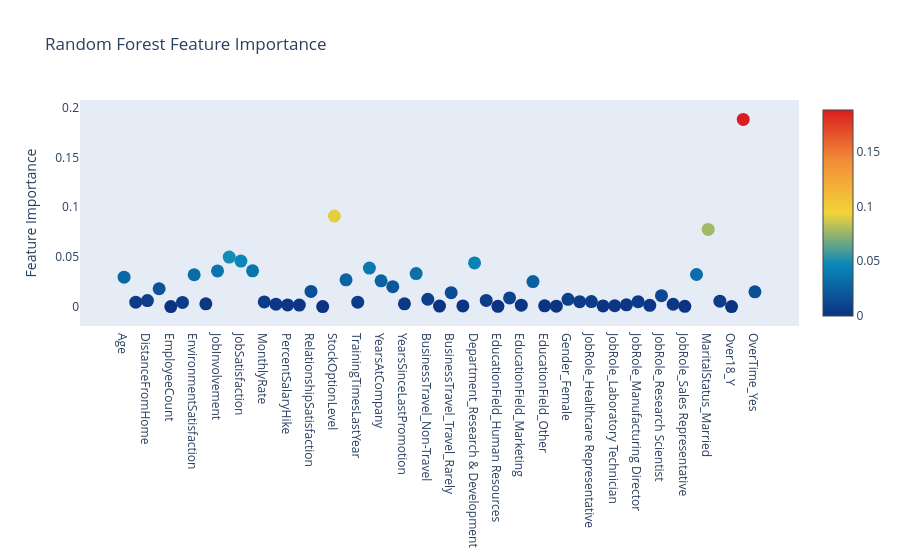

Notebook source saved alongside this figure:
### Code cell
trace = go.Scatter(
    y = rf.feature_importances_,
    x = attrition_final.columns.values,
    mode='markers',
    marker=dict(
        sizemode = 'diameter',
        sizeref = 1,
        size = 13,
        #size= rf.feature_importances_,
        #color = np.random.randn(500), #set color equal to a variable
        color = rf.feature_importances_,
        colorscale='Portland',
        showscale=True
    ),
    text = attrition_final.columns.values
)
data = [trace]

layout= go.Layout(
    autosize= True,
    title= 'Random Forest Feature Importance',
    hovermode= 'closest',
     xaxis= dict(
         ticklen= 5,
         showgrid=False,
        zeroline=False,
        showline=False
     ),
    yaxis=dict(
        title= 'Feature Importance',
        showgrid=False,
        zeroline=False,
        ticklen= 5,
        gridwidth= 2
    ),
    showlegend= False
)
fig = go.Figure(data=data, layout=layout)
py.iplot(fig,filename='scatter2010')

### Figure 1 — Plotly figure (JSON) as saved in the notebook; plotly's stock layout.template omitted (floating-point values rounded to 4 significant figures)
{"data": [{"marker": {"color": [0.02952, 0.004468, 0.006009, 0.01793, 0, 0.004204, 0.03198, 0.002771, 0.03582, 0.04975, 0.04578, 0.03598, 0.004709, 0.002403, 0.001685, 0.001519, 0.01518, 0, 0.09093, 0.02693, 0.004411, 0.03871, 0.02585, 0.02, 0.002716, 0.03321, 0.007361, 0.0004821, 0.01402, 0.0006231, 0.04384, 0.00623, 0.0002691, 0.008691, 0.001424, 0.0251, 0.0008024, 0.000387, 0.007289, 0.004947, 0.005012, 0.0006473, 0.0008497, 0.001805, 0.004882, 0.001301, 0.01093, 0.002347, 0.0002237, 0.03226, 0.07752, 0.00544, 0, 0.1881, 0.01478], "colorscale": [[0, "rgb(12,51,131)"], [0.25, "rgb(10,136,186)"], [0.5, "rgb(242,211,56)"], [0.75, "rgb(242,143,56)"], [1, "rgb(217,30,30)"]], "showscale": true, "size": 13, "sizemode": "diameter", "sizeref": 1}, "mode": "markers", "text": ["Age", "DailyRate", "DistanceFromHome", "Education", "EmployeeCount", "EmployeeNumber", "EnvironmentSatisfaction", "HourlyRate", "JobInvolvement", "JobLevel", "JobSatisfaction", "MonthlyIncome", "MonthlyRate", "NumCompaniesWorked", "PercentSalaryHike", "PerformanceRating", "RelationshipSatisfaction", "StandardHours", "StockOptionLevel", "TotalWorkingYears", "TrainingTimesLastYear", "WorkLifeBalance", "YearsAtCompany", "YearsInCurrentRole", "YearsSinceLastPromotion", "YearsWithCurrManager", "BusinessTravel_Non-Travel", "BusinessTravel_Travel_Frequently", "BusinessTravel_Travel_Rarely", "Department_Human Resources", "Department_Research & Development", "Department_Sales", "EducationField_Human Resources", "EducationField_Life Sciences", "EducationField_Marketing", "EducationField_Medical", "EducationField_Other", "EducationField_Technical Degree", "Gender_Female", "Gender_Male", "JobRole_Healthcare Representative", "JobRole_Human Resources", "JobRole_Laboratory Technician", "JobRole_Manager", "JobRole_Manufacturing Director", "JobRole_Research Director", "JobRole_Research Scientist", "JobRole_Sales Executive", "JobRole_Sales Representative", "MaritalStatus_Divorced", "MaritalStatus_Married", "MaritalStatus_Single", "Over18_Y", "OverTime_No", "OverTime_Yes"], "x": ["Age", "DailyRate", "DistanceFromHome", "Education", "EmployeeCount", "EmployeeNumber", "EnvironmentSatisfaction", "HourlyRate", "JobInvolvement", "JobLevel", "JobSatisfaction", "MonthlyIncome", "MonthlyRate", "NumCompaniesWorked", "PercentSalaryHike", "PerformanceRating", "RelationshipSatisfaction", "StandardHours", "StockOptionLevel", "TotalWorkingYears", "TrainingTimesLastYear", "WorkLifeBalance", "YearsAtCompany", "YearsInCurrentRole", "YearsSinceLastPromotion", "YearsWithCurrManager", "BusinessTravel_Non-Travel", "BusinessTravel_Travel_Frequently", "BusinessTravel_Travel_Rarely", "Department_Human Resources", "Department_Research & Development", "Department_Sales", "EducationField_Human Resources", "EducationField_Life Sciences", "EducationField_Marketing", "EducationField_Medical", "EducationField_Other", "EducationField_Technical Degree", "Gender_Female", "Gender_Male", "JobRole_Healthcare Representative", "JobRole_Human Resources", "JobRole_Laboratory Technician", "JobRole_Manager", "JobRole_Manufacturing Director", "JobRole_Research Director", "JobRole_Research Scientist", "JobRole_Sales Executive", "JobRole_Sales Representative", "MaritalStatus_Divorced", "MaritalStatus_Married", "MaritalStatus_Single", "Over18_Y", "OverTime_No", "OverTime_Yes"], "y": [0.02952, 0.004468, 0.006009, 0.01793, 0, 0.004204, 0.03198, 0.002771, 0.03582, 0.04975, 0.04578, 0.03598, 0.004709, 0.002403, 0.001685, 0.001519, 0.01518, 0, 0.09093, 0.02693, 0.004411, 0.03871, 0.02585, 0.02, 0.002716, 0.03321, 0.007361, 0.0004821, 0.01402, 0.0006231, 0.04384, 0.00623, 0.0002691, 0.008691, 0.001424, 0.0251, 0.0008024, 0.000387, 0.007289, 0.004947, 0.005012, 0.0006473, 0.0008497, 0.001805, 0.004882, 0.001301, 0.01093, 0.002347, 0.0002237, 0.03226, 0.07752, 0.00544, 0, 0.1881, 0.01478], "type": "scatter"}], "layout": {"autosize": true, "hovermode": "closest", "showlegend": false, "title": {"text": "Random Forest Feature Importance"}, "xaxis": {"showgrid": false, "showline": false, "ticklen": 5, "zeroline": false}, "yaxis": {"gridwidth": 2, "showgrid": false, "ticklen": 5, "title": {"text": "Feature Importance"}, "zeroline": false}}}
